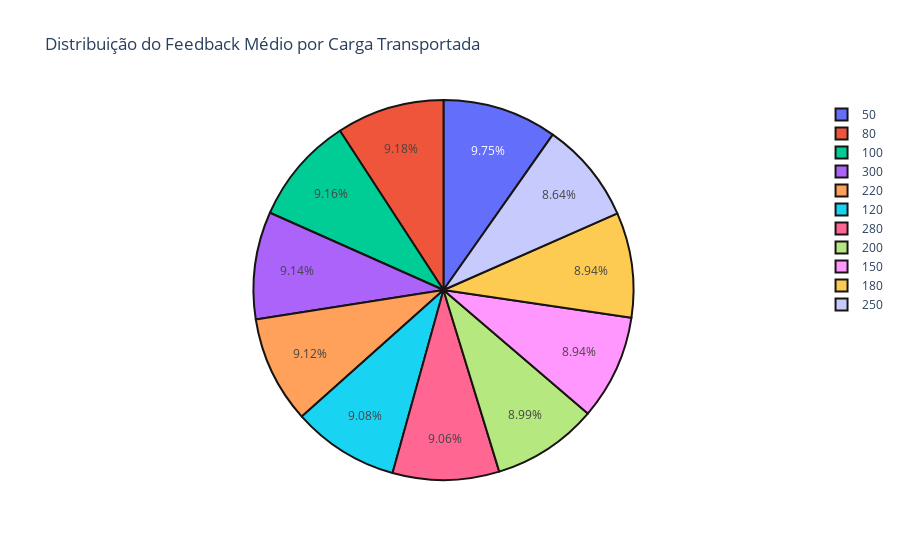

Notebook source saved alongside this figure:
### Code cell
df_emp = (df
              .groupby(['carga_transportada'])['feedback_cliente']
              .mean()  # Calcula a média do feedback por carga
              .to_frame()
              .reset_index()
             )

fig = px.pie(df_emp, values='feedback_cliente', names='carga_transportada',
                 title='Distribuição do Feedback Médio por Carga Transportada')
fig.update_traces(marker=dict(line=dict(color='#191414', width=2)))  # Adiciona contorno
fig.show()

### Figure 1 — Plotly figure (JSON) as saved in the notebook; plotly's stock layout.template omitted (floating-point values rounded to 4 significant figures)
{"data": [{"domain": {"x": [0, 1], "y": [0, 1]}, "hovertemplate": "carga_transportada=%{label}<br>feedback_cliente=%{value}<extra></extra>", "labels": [50, 80, 100, 120, 150, 180, 200, 220, 250, 280, 300], "legendgroup": "", "marker": {"line": {"color": "#191414", "width": 2}}, "name": "", "showlegend": true, "type": "pie", "values": [4.8, 4.517, 4.508, 4.467, 4.4, 4.4, 4.425, 4.491, 4.25, 4.46, 4.5]}], "layout": {"legend": {"tracegroupgap": 0}, "title": {"text": "Distribuição do Feedback Médio por Carga Transportada"}}}
